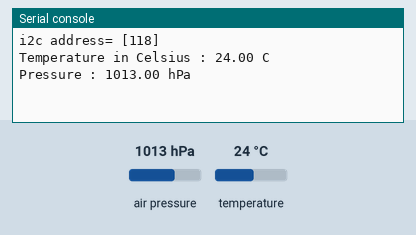
Bench run of a program on a simulated Raspberry Pi Pico running MicroPython. On the bench: the last lines printed to the serial console. The inputs (shaded band) are chosen by the test bench; at power-on: air pressure 1013 hPa, temperature 24 °C. Library files of the repository ran but are not shown: bmp280.py.

Above: at 1.2 s.
1.3 s: air pressure set to 952 hPa
At 6.8 s:
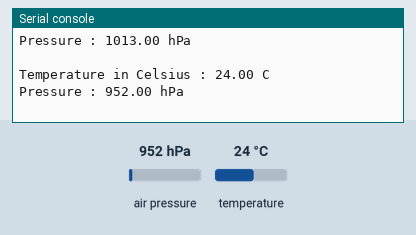
7.6 s: temperature set to 12 °C
At 12.4 s:
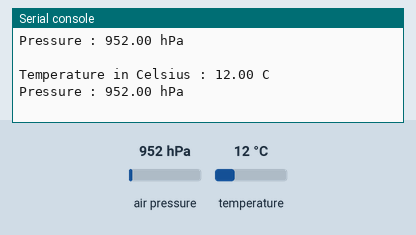
13.9 s: air pressure set to 975 hPa
At 18.0 s:
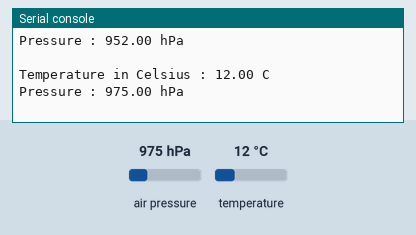
Timing chart, 0 to 19.5 s (numbered marks = the images above; inputs shaded):
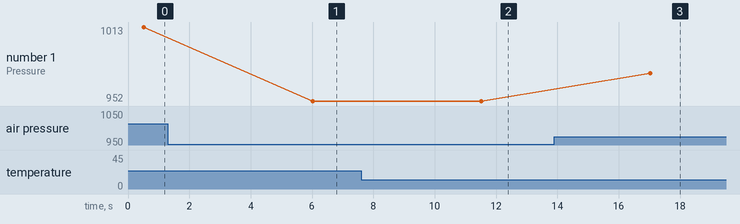

The program:

ReadBMP280-2.py
```python
#----------------------------------------------------------
#		BMP280 TEMPERATURE AND PRESSURE SENSOR
#		======================================
#
# In this project the BMP280 temperature and pressure sensor
# is connected to the Raspberry Pi Pico. The temperature and
# pressure readings are displayed every 5 seconds on the
# Thonny screen
#
# In this version of the program the BMP280 code is imported
# as a module
#
# Author: Dogan Ibrahim
# File  : ReadBMP280-2.py
# Date  : February 2021
#------------------------------------------------------------
from machine import Pin,I2C
import utime
import bmp280

i2c = machine.I2C(0, scl=Pin(9), sda=Pin(8), freq=100000)
print("i2c address=" ,i2c.scan())

while True:
    T,P = bmp280.BMP280()
    print("Temperature in Celsius : %.2f C" %T)
    print("Pressure : %.2f hPa \n" %P)
    utime.sleep(5)


    
```

Measured:
- after the input at 1.3 s, the serial console: prints a new line after 4.7 s (image 1)
- after the input at 7.6 s, the serial console: prints a new line after 3.9 s (image 2)
- after the input at 13.9 s, the serial console: prints a new line after 3.1 s (image 3)
- plotted number 1: 1013 → 952 after the input at 1.3 s, 952 → 975 after the input at 13.9 s
